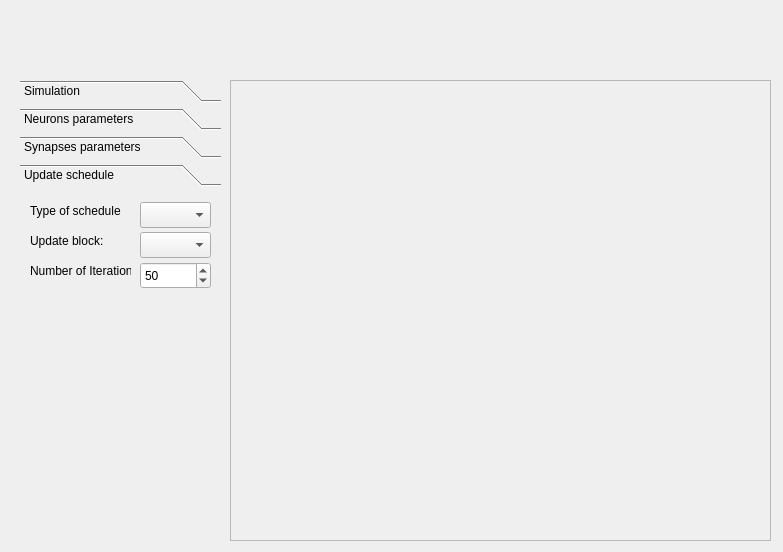
<ui version="4.0" >
 <class>NetworkDesignerClass</class>
 <widget class="QWidget" name="NetworkDesignerClass" >
  <property name="geometry" >
   <rect>
    <x>0</x>
    <y>0</y>
    <width>783</width>
    <height>552</height>
   </rect>
  </property>
  <property name="windowTitle" >
   <string>NetworkDesigner</string>
  </property>
  <widget class="QFrame" name="frmDesign" >
   <property name="geometry" >
    <rect>
     <x>230</x>
     <y>80</y>
     <width>541</width>
     <height>461</height>
    </rect>
   </property>
   <property name="mouseTracking" >
    <bool>true</bool>
   </property>
   <property name="frameShape" >
    <enum>QFrame::StyledPanel</enum>
   </property>
   <property name="frameShadow" >
    <enum>QFrame::Raised</enum>
   </property>
  </widget>
  <widget class="QToolBox" name="toolBox" >
   <property name="geometry" >
    <rect>
     <x>20</x>
     <y>80</y>
     <width>201</width>
     <height>421</height>
    </rect>
   </property>
   <property name="currentIndex" >
    <number>3</number>
   </property>
   <widget class="QWidget" name="pSimulationParam" >
    <property name="geometry" >
     <rect>
      <x>0</x>
      <y>0</y>
      <width>201</width>
      <height>297</height>
     </rect>
    </property>
    <attribute name="label" >
     <string>Simulation</string>
    </attribute>
    <widget class="QLabel" name="lblTemperature" >
     <property name="geometry" >
      <rect>
       <x>0</x>
       <y>50</y>
       <width>91</width>
       <height>18</height>
      </rect>
     </property>
     <property name="text" >
      <string>Temperature:</string>
     </property>
    </widget>
    <widget class="QDoubleSpinBox" name="dsbTemperature" >
     <property name="geometry" >
      <rect>
       <x>120</x>
       <y>50</y>
       <width>61</width>
       <height>27</height>
      </rect>
     </property>
     <property name="decimals" >
      <number>3</number>
     </property>
     <property name="minimum" >
      <double>-99.998999999999995</double>
     </property>
     <property name="maximum" >
      <double>99.998999999999995</double>
     </property>
     <property name="singleStep" >
      <double>0.001000000000000</double>
     </property>
     <property name="value" >
      <double>1.000000000000000</double>
     </property>
    </widget>
    <widget class="QSpinBox" name="sbUpdatesNumber" >
     <property name="geometry" >
      <rect>
       <x>120</x>
       <y>90</y>
       <width>61</width>
       <height>27</height>
      </rect>
     </property>
     <property name="minimum" >
      <number>-99</number>
     </property>
     <property name="value" >
      <number>50</number>
     </property>
    </widget>
    <widget class="QLabel" name="lblUpdatesNumber" >
     <property name="geometry" >
      <rect>
       <x>0</x>
       <y>90</y>
       <width>111</width>
       <height>18</height>
      </rect>
     </property>
     <property name="text" >
      <string>Updates number:</string>
     </property>
    </widget>
    <widget class="QDoubleSpinBox" name="dsbSynchronyRate" >
     <property name="geometry" >
      <rect>
       <x>120</x>
       <y>130</y>
       <width>61</width>
       <height>27</height>
      </rect>
     </property>
     <property name="maximum" >
      <double>1.000000000000000</double>
     </property>
     <property name="singleStep" >
      <double>0.001000000000000</double>
     </property>
     <property name="value" >
      <double>1.000000000000000</double>
     </property>
    </widget>
    <widget class="QLabel" name="lblSynchronyRate" >
     <property name="geometry" >
      <rect>
       <x>0</x>
       <y>130</y>
       <width>101</width>
       <height>18</height>
      </rect>
     </property>
     <property name="text" >
      <string>Synchrony rate:</string>
     </property>
    </widget>
    <widget class="QComboBox" name="cmbSimulationType" >
     <property name="geometry" >
      <rect>
       <x>110</x>
       <y>10</y>
       <width>71</width>
       <height>26</height>
      </rect>
     </property>
    </widget>
    <widget class="QLabel" name="label_2" >
     <property name="geometry" >
      <rect>
       <x>0</x>
       <y>10</y>
       <width>101</width>
       <height>18</height>
      </rect>
     </property>
     <property name="text" >
      <string>Simulation type:</string>
     </property>
    </widget>
    <widget class="QPushButton" name="pbStart" >
     <property name="geometry" >
      <rect>
       <x>0</x>
       <y>170</y>
       <width>80</width>
       <height>27</height>
      </rect>
     </property>
     <property name="text" >
      <string>&amp;Start</string>
     </property>
    </widget>
    <widget class="QPushButton" name="pbStop" >
     <property name="geometry" >
      <rect>
       <x>100</x>
       <y>170</y>
       <width>80</width>
       <height>27</height>
      </rect>
     </property>
     <property name="text" >
      <string>St&amp;op</string>
     </property>
    </widget>
   </widget>
   <widget class="QWidget" name="pNeuronsParam" >
    <property name="geometry" >
     <rect>
      <x>0</x>
      <y>0</y>
      <width>201</width>
      <height>297</height>
     </rect>
    </property>
    <attribute name="label" >
     <string>Neurons parameters</string>
    </attribute>
    <widget class="QLabel" name="lblThreshold" >
     <property name="geometry" >
      <rect>
       <x>0</x>
       <y>80</y>
       <width>71</width>
       <height>20</height>
      </rect>
     </property>
     <property name="text" >
      <string>Threshold:</string>
     </property>
    </widget>
    <widget class="QDoubleSpinBox" name="dsbThreshold" >
     <property name="geometry" >
      <rect>
       <x>70</x>
       <y>80</y>
       <width>71</width>
       <height>27</height>
      </rect>
     </property>
     <property name="decimals" >
      <number>3</number>
     </property>
     <property name="minimum" >
      <double>-99.989999999999995</double>
     </property>
     <property name="singleStep" >
      <double>0.001000000000000</double>
     </property>
    </widget>
    <widget class="QLabel" name="lblState" >
     <property name="geometry" >
      <rect>
       <x>0</x>
       <y>10</y>
       <width>57</width>
       <height>18</height>
      </rect>
     </property>
     <property name="text" >
      <string>State:</string>
     </property>
    </widget>
    <widget class="QRadioButton" name="rdbActive" >
     <property name="geometry" >
      <rect>
       <x>70</x>
       <y>10</y>
       <width>99</width>
       <height>23</height>
      </rect>
     </property>
     <property name="text" >
      <string>Active</string>
     </property>
    </widget>
    <widget class="QRadioButton" name="rdbInactive" >
     <property name="geometry" >
      <rect>
       <x>70</x>
       <y>40</y>
       <width>71</width>
       <height>23</height>
      </rect>
     </property>
     <property name="text" >
      <string>Inactive</string>
     </property>
     <property name="checked" >
      <bool>true</bool>
     </property>
    </widget>
   </widget>
   <widget class="QWidget" name="pSynapsesParam" >
    <property name="geometry" >
     <rect>
      <x>0</x>
      <y>0</y>
      <width>201</width>
      <height>297</height>
     </rect>
    </property>
    <attribute name="label" >
     <string>Synapses parameters</string>
    </attribute>
    <widget class="QLabel" name="lblBaseNeuron" >
     <property name="geometry" >
      <rect>
       <x>0</x>
       <y>10</y>
       <width>91</width>
       <height>21</height>
      </rect>
     </property>
     <property name="text" >
      <string>Base neuron:</string>
     </property>
    </widget>
    <widget class="QComboBox" name="cmbBaseNeuron" >
     <property name="geometry" >
      <rect>
       <x>100</x>
       <y>10</y>
       <width>71</width>
       <height>26</height>
      </rect>
     </property>
    </widget>
    <widget class="QLabel" name="label" >
     <property name="geometry" >
      <rect>
       <x>0</x>
       <y>60</y>
       <width>91</width>
       <height>21</height>
      </rect>
     </property>
     <property name="text" >
      <string>Final neuron:</string>
     </property>
    </widget>
    <widget class="QComboBox" name="cmbFinalNeuron" >
     <property name="geometry" >
      <rect>
       <x>100</x>
       <y>60</y>
       <width>71</width>
       <height>26</height>
      </rect>
     </property>
    </widget>
    <widget class="QDoubleSpinBox" name="dsbWeight" >
     <property name="geometry" >
      <rect>
       <x>101</x>
       <y>100</y>
       <width>71</width>
       <height>27</height>
      </rect>
     </property>
     <property name="decimals" >
      <number>3</number>
     </property>
     <property name="minimum" >
      <double>-99.989999999999995</double>
     </property>
     <property name="singleStep" >
      <double>0.001000000000000</double>
     </property>
     <property name="value" >
      <double>1.000000000000000</double>
     </property>
    </widget>
    <widget class="QLabel" name="lblWeight" >
     <property name="geometry" >
      <rect>
       <x>0</x>
       <y>100</y>
       <width>101</width>
       <height>20</height>
      </rect>
     </property>
     <property name="text" >
      <string>Weight:</string>
     </property>
    </widget>
   </widget>
   <widget class="QWidget" name="pUpdateSchedule" >
    <property name="geometry" >
     <rect>
      <x>0</x>
      <y>0</y>
      <width>201</width>
      <height>297</height>
     </rect>
    </property>
    <attribute name="label" >
     <string>Update schedule</string>
    </attribute>
    <widget class="QLabel" name="lblUpdateBlock" >
     <property name="geometry" >
      <rect>
       <x>10</x>
       <y>40</y>
       <width>91</width>
       <height>18</height>
      </rect>
     </property>
     <property name="text" >
      <string>Update block:</string>
     </property>
    </widget>
    <widget class="QComboBox" name="cmbUpdateBlock" >
     <property name="geometry" >
      <rect>
       <x>120</x>
       <y>40</y>
       <width>71</width>
       <height>26</height>
      </rect>
     </property>
    </widget>
    <widget class="QLabel" name="lblNbIterations" >
     <property name="geometry" >
      <rect>
       <x>10</x>
       <y>70</y>
       <width>101</width>
       <height>18</height>
      </rect>
     </property>
     <property name="text" >
      <string>Number of Iterations:</string>
     </property>
    </widget>
    <widget class="QSpinBox" name="sbNbIterations" >
     <property name="geometry" >
      <rect>
       <x>120</x>
       <y>70</y>
       <width>71</width>
       <height>27</height>
      </rect>
     </property>
     <property name="maximum" >
      <number>10000</number>
     </property>
     <property name="value" >
      <number>50</number>
     </property>
    </widget>
    <widget class="QLabel" name="lblScheduleType" >
     <property name="geometry" >
      <rect>
       <x>10</x>
       <y>10</y>
       <width>91</width>
       <height>18</height>
      </rect>
     </property>
     <property name="text" >
      <string>Type of schedule:</string>
     </property>
    </widget>
    <widget class="QComboBox" name="cmbScheduleType" >
     <property name="geometry" >
      <rect>
       <x>120</x>
       <y>10</y>
       <width>71</width>
       <height>26</height>
      </rect>
     </property>
    </widget>
   </widget>
  </widget>
 </widget>
 <layoutdefault spacing="6" margin="11" />
 <resources/>
 <connections/>
</ui>
